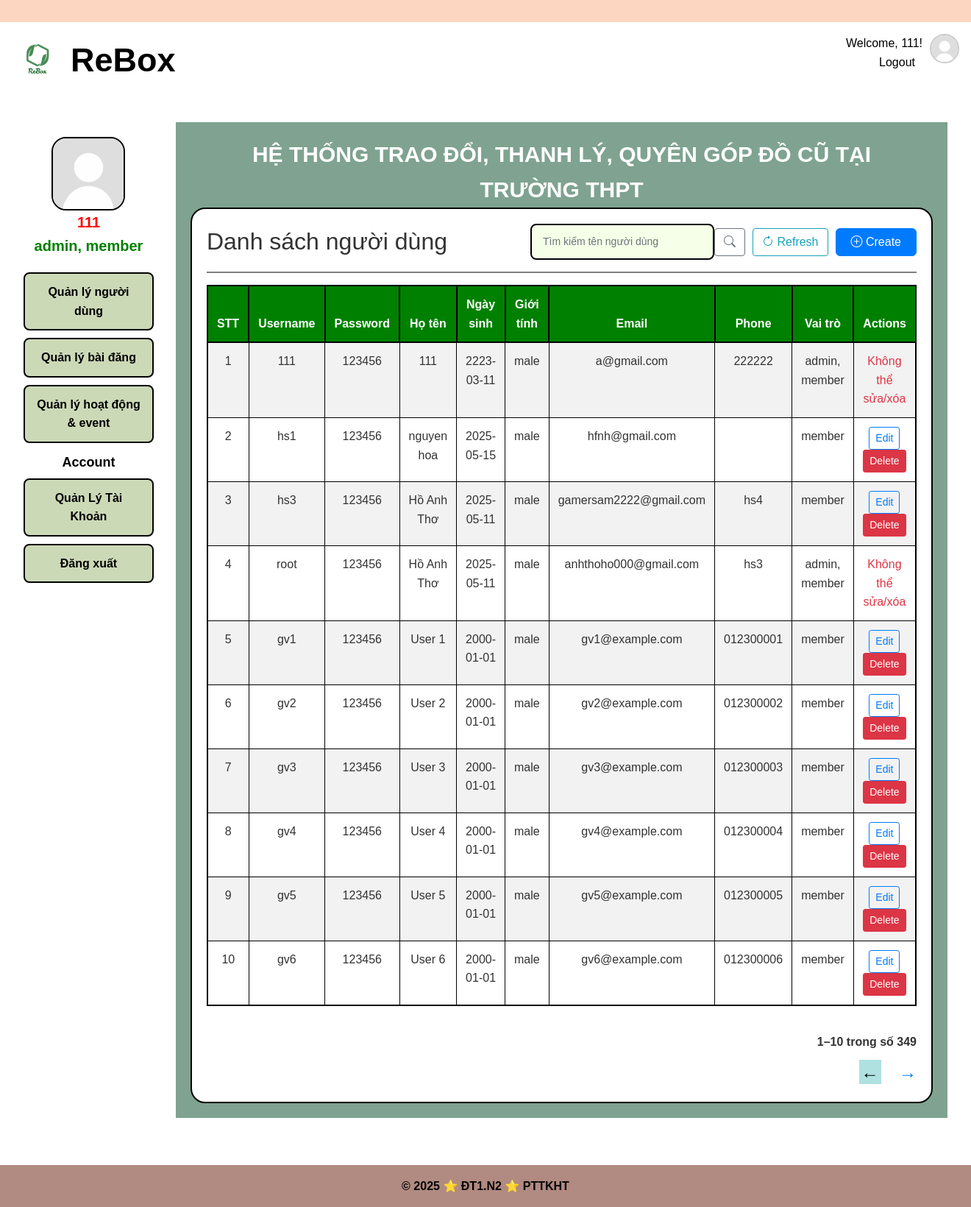
Before: /admin/users (signed in) with the older database file.
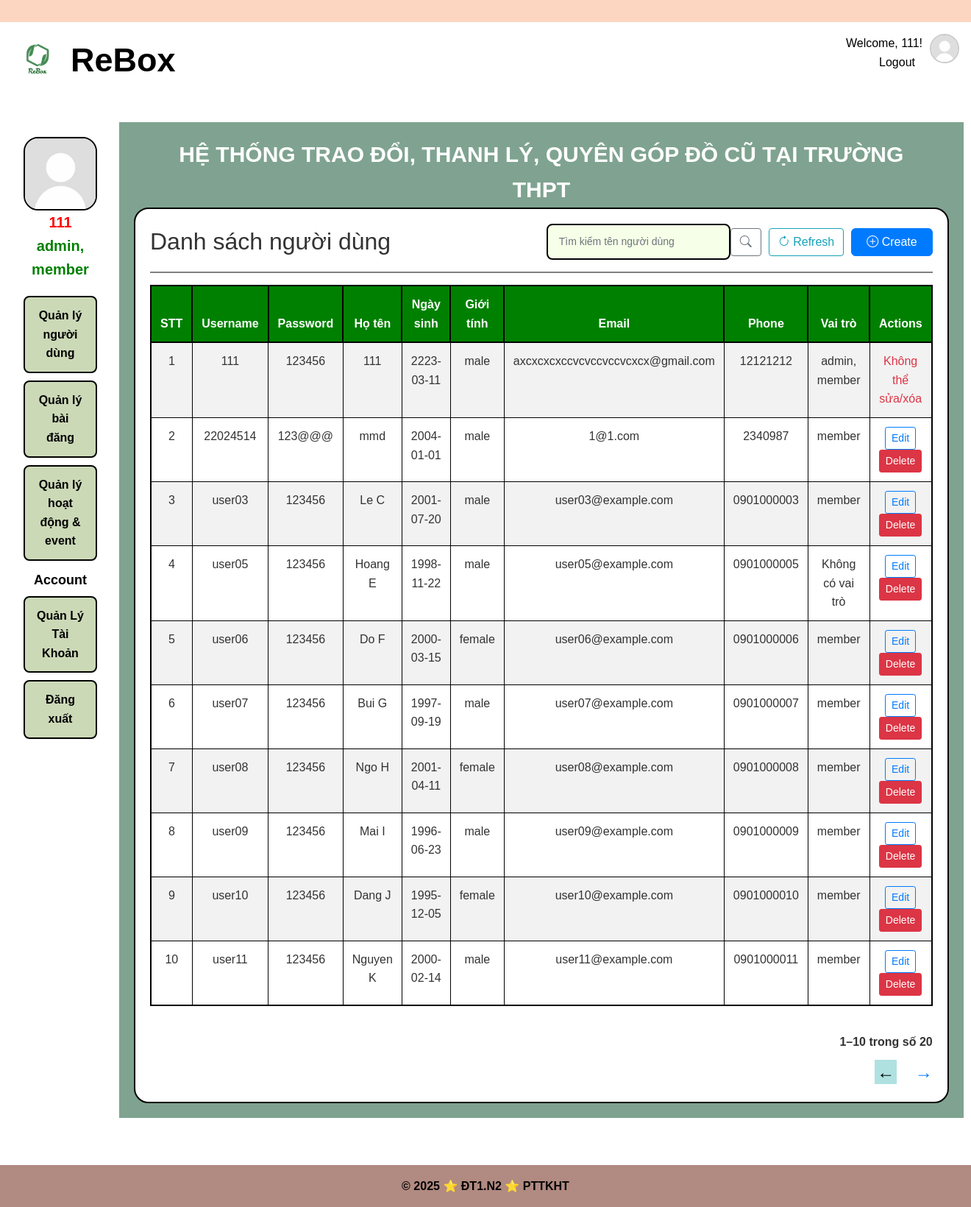
After: the same page with the newer database file.
### app/models/user.py (models this page shows, shortened)
class User(UserMixin, csdl.Model):
    id = csdl.Column(csdl.Integer, primary_key=True)
    username = csdl.Column(csdl.String(50), unique=True, nullable=False)
    password  = csdl.Column(csdl.String(128), nullable=False)
    avatar = csdl.Column(csdl.Text, nullable = True)
    fullname = csdl.Column(csdl.String(120), nullable=False)
    date_of_birth = csdl.Column(csdl.Date, nullable = True)
    gender = csdl.Column(csdl.String(10), nullable = True)
    address = csdl.Column(csdl.Text, nullable = True)
    email = csdl.Column(csdl.String(120), unique=True, nullable=False)
    phone = csdl.Column(csdl.String(20), nullable=True) #co the null
    facebook = csdl.Column(csdl.Text, nullable =True)
    roles = csdl.relationship('Role', secondary='user_role', backref=csdl.backref('users', lazy='dynamic'))
    created_date = csdl.Column(csdl.DateTime, default=datetime.utcnow)  # Thêm dòng này
    def get_username(self):
        return self.username
    def get_fullname(self):
        return self.fullname
    def get_gender(self):
        return self.gender
    def get_date_of_birth(self):
        return self.date_of_birth
    def get_email(self):
        return self.email
    def get_phone(self):
        return self.phone
    def get_password(self):
        return self.password
    def has_role(self, role_name):
        for role in self.roles:
            if role.name == role_name:
                return True
        return False
    def get_role(self):
        return ', '.join(role.name for role in self.roles)

### app/models/role.py (models this page shows)
class Role(csdl.Model):
    id = csdl.Column(csdl.Integer, primary_key=True)
    name = csdl.Column(csdl.String(50), unique=True, nullable=False)  # Tên vai trò: 'admin', 'user', ...

### app/userManagement/routes.py (the view)
@userManagement_blueprint.route('/admin/users')
def manage_user():
    if current_user.has_role('admin'):
        query = User.query
        page = request.args.get('page', 1, type=int)
        per_page = 10
        pagination = query.paginate(page=page, per_page=per_page, error_out=False)
        users = pagination.items
        start = (page - 1) * per_page + 1
        end = min(start + per_page - 1, pagination.total)
        return render_template('userManagement/manage_user.html', users=users , pagination=pagination, end = end , start = start)
    else:
        flash('Username không phải là admin!', 'danger')
        return redirect(url_for('auth.adminLogin'))

### app/models/user.py (called while the page is built)
@login_manager.user_loader
def load_user(user_id): #luu ttin user by id da luu trong session login
    return User.query.get(int(user_id)) #doi tuong User chua ttin (username, pass,email, ...)

### app/userManagement/templates/userManagement/manage_user.html (shortened to what the changed rows need)
{% extends 'manageMenu.html' %} {% block ManagementContent %}
<div class="manager-user-frame">
   {% if not (action == "Edit" and user)
  and not (action == "Create" and user) %}
  <div class="d-flex justify-content-between align-items-center mb-3">
    <link
      rel="stylesheet"
      href="https://cdn.jsdelivr.net/npm/bootstrap-icons@1.11.3/font/bootstrap-icons.min.css"
    />
    <h2 class="mb-0">Danh sách người dùng</h2>
    <form
      class="d-flex align-items-center"
      method="POST"
      action="{{ url_for('userManagement.search_user') }}"
    >
    </form>
  </div>
  <hr
    style="
      border: none;
      height: 2px;
      background-color: gray;
      width: 100%;
      align-self: center;
    "
  />
  {% endif %}  {% if action
  == 'Search' %} {% if user %}
  <div class="table-responsive mb-4">
    <table class="table table-striped table-hover align-middle">
      <thead class="table-dark">
        <tr>
          <th scope="col">STT</th>
          <th scope="col">Username</th>
          <th scope="col">Password</th>
          <th scope="col">Họ tên</th>
          <th scope="col">Ngày sinh</th>
          <th scope="col">Giới tính</th>
          <th scope="col">Email</th>
          <th scope="col">Phone</th>
          <th scope="col">Vai trò</th>
          <th scope="col">Actions</th>
        </tr>
      </thead>
      <tbody>
        <tr>
          <td>1</td>
          <td>{{ user.get_username() }}</td>
          <td>{{ user.get_password() }}</td>
          <td>{{ user.get_fullname() }}</td>
          <td>{{ user.get_date_of_birth() }}</td>
          <td>{{ user.get_gender() }}</td>
          <td>{{ user.get_email() }}</td>
          <td>{{ user.get_phone() }}</td>
          <td>
            {{ user.get_role() if user and user.get_role() else 'Không có vai
            trò' }}
          </td>
          <td>
            {% if user.username == current_user.username %}
            <span class="text-danger" title="Không thể sửa hoặc xóa chính mình"
              >Không thể sửa/xóa chính mình</span
            >
            {% elif user.username == 'root' %}
            <span
              class="text-danger"
              title="Không thể sửa hoặc xóa tài khoản root"
              >Không thể sửa/xóa root</span
            >
            {% elif user.has_role('admin') and current_user.username != 'root'
            %}
            <span
              class="text-danger"
              title="Chỉ root mới được sửa hoặc xóa admin"
              >Chỉ root mới được sửa/xóa admin</span
            >
            {% else %}
            <a
              href="{{ url_for('userManagement.edit_user', user_id=user.id) }}"
              class="btn btn-sm btn-outline-primary me-1"
              >Edit</a
            >
            <a
              href="{{ url_for('userManagement.delete_user', user_id=user.id) }}"
              class="btn btn-sm btn-danger"
              onclick="return confirm('Bạn có chắc muốn xóa người dùng này?');"
              >Delete
            </a>
            {% if current_user.username == 'root' %}
            <a
              href="{{ url_for('userManagement.grant_roles', user_id=u.id) }}"
              class="btn btn-sm btn-warning ms-1"
              >Grant Role</a
            >
            {% endif %} {% endif %}
          </td>
        </tr>
      </tbody>
    </table>
  </div>
  {% else %}
  <div class="alert alert-warning">Không tìm thấy người dùng.</div>
  {% endif %} {% elif not (action == "Edit" and user) and not (action ==
  "Create" and user) %}
  <div class="table-responsive">
    <table class="table table-striped table-hover align-middle">
      <thead class="table-dark">
        <tr>
          <th scope="col">STT</th>
          <th scope="col">Username</th>
          <th scope="col">Password</th>
          <th scope="col">Họ tên</th>
          <th scope="col">Ngày sinh</th>
          <th scope="col">Giới tính</th>
          <th scope="col">Email</th>
          <th scope="col">Phone</th>
          <th scope="col">Vai trò</th>
          <th scope="col">Actions</th>
        </tr>
      </thead>
      <tbody>
        {% for u in users %}
        <tr>
          <td>{{ loop.index }}</td>
          <td>{{ u.get_username() }}</td>
          <td>{{ u.get_password() }}</td>
          <td>{{ u.get_fullname() }}</td>
          <td>{{ u.get_date_of_birth() }}</td>
          <td>{{ u.get_gender() }}</td>
          <td>{{ u.get_email() }}</td>
          <td>{{ u.get_phone() }}</td>
          <td>{{ u.get_role() if u.get_role() else 'Không có vai trò' }}</td>
          <td>
            {% if u.username == current_user.username %}
            <span class="text-danger" title="Không thể sửa hoặc xóa chính mình"
              >Không thể sửa/xóa</span
            >
            {% elif u.username == 'root' %}
            <span
              class="text-danger"
              title="Không thể sửa hoặc xóa tài khoản root"
              >Không thể sửa/xóa</span
            >
            {% elif u.has_role('admin') and current_user.username != 'root' %}
            <span
              class="text-danger"
              title="Chỉ root mới được sửa hoặc xóa admin"
              >Không thể sửa/xóa</span
            >
            {% else %}
            <a
              href="{{ url_for('userManagement.edit_user', user_id=u.id) }}"
              class="btn btn-sm btn-outline-primary me-1"
              >Edit</a
            >
            <a
              href="{{ url_for('userManagement.delete_user', user_id=u.id) }}"
              class="btn btn-sm btn-danger"
              onclick="return confirm('Bạn có chắc muốn xóa người dùng này?');"
              >Delete</a
            >
             {% endif %}
          </td>
        </tr>
        {% endfor %}
      </tbody>
    </table>
  </div>
  {% endif %}
  {% if users and users|length > 0 %}
  <div
    class="pagination-info"
    style="text-align: right; margin-top: 20px; font-weight: bold"
  >
    {{ start }}–{{ end }} trong số {{ pagination.total }}
  </div>
  <div class="pagination-controls" style="text-align: right; margin-top: 10px">
    {% if pagination.has_prev %}
    <a
      href="{{ url_for('userManagement.manage_user', page=pagination.prev_num) }}"
      style="margin-right: 20px; font-size: 24px; text-decoration: none"
      >←</a
    >
    {% else %}
    <span
      style="
        margin-right: 20px;
        font-size: 24px;
        font-weight: bold;
        color: black;
        background-color: var(--mau5);
        padding: 3px;
      "
      >←</span
    >
    {% endif %} {% if pagination.has_next %}
    <a
      href="{{ url_for('userManagement.manage_user', page=pagination.next_num) }}"
      style="font-size: 24px; text-decoration: none"
      >→</a
    >
    {% endif %}
  </div>
  {% endif %}
</div>
{% endblock %}

### app/templates/manageMenu.html (shortened to what this page needs)
{% extends 'base.html' %}
{% block extra_css %}
<link
  rel="stylesheet"
  href="{{ url_for('static', filename='css/admin.css') }}"
/>
<link
  rel="stylesheet"
  href="{{ url_for('static', filename='css/color.css') }}"
/>
{% endblock %}
{% block content %}
<div class="manageMenu">
  <div class="manageMenu-sidebar">
    <aside class="manageMenu-aside">
      <div class="admin-info">
        <img
          src="{{ user.avatar or url_for('static', filename='image/avatar.png') }}"
          alt="Avatar"
          width="100px"
          style="
            display: block;
            margin: 0 auto;
            border: 2px solid black;
            border-radius: 20px;
          "
        />
        <div style="text-align: center; font-size: 20px; font-weight: bold">
          <div style="color: red">{{ user.username }}</div>
          <div style="color: green">
            {{ user.get_role() if user and user.get_role() else 'Không có vai
            trò' }}
          </div>
        </div>
      </div>
      <nav class="manageMenu-nav">
        <ul>
          {% if has_role(current_user,'admin') %}
          <li>
            <a href="{{ url_for('userManagement.manage_user') }}">
              Quản lý người dùng
            </a>
          </li>
          <li>
            <a href="{{ url_for('postManagement.manage_post') }}">
              Quản lý bài đăng
            </a>
          </li>
          <li>
            <a href="{{ url_for('eventReport.show_eventReport') }}">
            Quản lý hoạt động & event</li>
          {%endif%}
        </ul>
        <h1>Account</h1>
        <ul>
          <li>
            <a href="{{ url_for('accountManagement.view_profile') }}">
              Quản Lý Tài Khoản
            </a>
          </li>
          <li>
            <a href="{{ url_for('auth.logout') }}"> Đăng xuất </a>
          </li>
        </ul>
      </nav>
    </aside>
  </div>
  <div class="manageMenu-content">
    <p
      style="
        text-align: center;
        font-size: 30px;
        color: white;
        font-weight: bold;
        padding-left: 30px;
        padding-right: 30px;
      "
    >
      HỆ THỐNG TRAO ĐỔI, THANH LÝ, QUYÊN GÓP ĐỒ CŨ TẠI TRƯỜNG THPT
    </p>
    {% block ManagementContent %}{% endblock %}
  </div>
</div>
{% endblock %}

### app/templates/base.html (shortened to what this page needs)
<!DOCTYPE html>
<html lang="vi-VN">
  <head>
    <link
      rel="stylesheet"
      href="https://cdn.jsdelivr.net/npm/bootstrap@4.0.0/dist/css/bootstrap.min.css"
    />
    <link
      rel="stylesheet"
      href="{{ url_for('static', filename='css/base.css') }}"
    />
    {% block extra_css %}{% endblock %}
  </head>
  <body>
    <header>
      <div class="top-bar"></div>
      <div class="header-logo">
        <div class="logo-image">
          <a href="{{ url_for('home.homepage') }}">
            <img
              src="{{ url_for('static', filename='image/logo.png') }}"
              alt="logo"
              style="width: 50px"
            />
          </a>
        </div>
        <div class="name-web">
          <p>ReBox</p>
        </div>
        <div class="select-login">
          <nav class="nav-select-login">
            {% if current_user.is_authenticated %}
            <p>Welcome, {{ current_user.username }}!</p>
            <a href="{{ url_for('auth.logout') }}">Logout</a>
            {% else %}
            <a href="{{ url_for('auth.login') }}">Login</a> |
            <a href="{{ url_for('auth.register') }}">Register</a> |
            <a href="{{ url_for('auth.adminLogin') }}">Admin</a>
            {% endif %}
          </nav>
        </div>
        <div class="dropdown">
          <a  id="avatarDropdown" data-bs-toggle="dropdown" aria-expanded="false">
            <img src="{{ user.avatar or url_for('static', filename='image/avatar.png') }}" alt="avatar" class="rounded-circle" width="40" height="40" style="object-fit: cover; border: 2px solid #ccc; margin-left: 10px; cursor: pointer;">
          </a>
        </div>
      </div>
    </header>
    <main>{% block content %} {% endblock %}</main>
    <footer>
      <div class="footer-content">
        <p>&copy; 2025 ⭐ ĐT1.N2 ⭐ PTTKHT</p>
      </div>
    </footer>
  </body>
</html>

Changed rows visible on the page:
removed User: get_username "hs1", get_password "123456", get_fullname "nguyen hoa", get_date_of_birth "2025-05-15", get_gender "male", get_email "hfnh@gmail.com", name "member"
removed User: get_username "root", get_password "123456", get_fullname "Hồ Anh Thơ", get_date_of_birth "2025-05-11", get_gender "male", get_email "anhthoho000@gmail.com", get_phone "hs3", name "admin, member", shows "Không thể sửa/xóa"
changed User "admin, member": get_email "a@gmail.com" → "axcxcxcxccvcvccvccvcxcx@gmail.com"; get_phone "222222" → "12121212"
added User: get_username "22024514", get_password "123@@@", get_fullname "mmd", get_date_of_birth "2004-01-01", get_gender "male", get_email "1@1.com", get_phone "2340987", name "member"
changed User: get_username "hs3" → "user03"; get_fullname "Hồ Anh Thơ" → "Le C"; get_date_of_birth "2025-05-11" → "2001-07-20"; get_email "gamersam2222@gmail.com" → "user03@example.com"; get_phone "hs4" → "0901000003"
changed User: get_username "gv1" → "user05"; get_fullname "User 1" → "Hoang E"; get_date_of_birth "2000-01-01" → "1998-11-22"; get_email "gv1@example.com" → "user05@example.com"; get_phone "012300001" → "0901000005"; name "member" → "Không có vai trò"
changed User: get_username "gv2" → "user06"; get_fullname "User 2" → "Do F"; get_date_of_birth "2000-01-01" → "2000-03-15"; get_gender "male" → "female"; get_email "gv2@example.com" → "user06@example.com"; get_phone "012300002" → "0901000006"
changed User: get_username "gv3" → "user07"; get_fullname "User 3" → "Bui G"; get_date_of_birth "2000-01-01" → "1997-09-19"; get_email "gv3@example.com" → "user07@example.com"; get_phone "012300003" → "0901000007"
changed User: get_username "gv4" → "user08"; get_fullname "User 4" → "Ngo H"; get_date_of_birth "2000-01-01" → "2001-04-11"; get_gender "male" → "female"; get_email "gv4@example.com" → "user08@example.com"; get_phone "012300004" → "0901000008"
changed User: get_username "gv5" → "user09"; get_fullname "User 5" → "Mai I"; get_date_of_birth "2000-01-01" → "1996-06-23"; get_email "gv5@example.com" → "user09@example.com"; get_phone "012300005" → "0901000009"
changed User: get_username "gv6" → "user10"; get_fullname "User 6" → "Dang J"; get_date_of_birth "2000-01-01" → "1995-12-05"; get_gender "male" → "female"; get_email "gv6@example.com" → "user10@example.com"; get_phone "012300006" → "0901000010"
now on this page (row edited): User: get_username "user11", get_password "123456", get_fullname "Nguyen K", get_date_of_birth "2000-02-14", get_gender "male", get_email "user11@example.com", get_phone "0901000011", name "member"
Other visible differences:
{{ pagination.total }}: "349" → "20"
